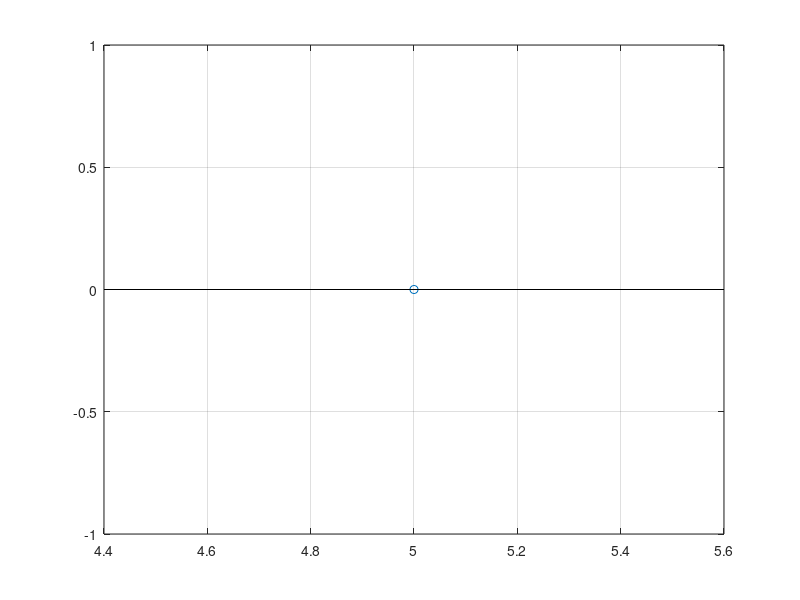

The MATLAB source for this figure:
close all;
clear;
clc;
x1=input('Enter lower limit: ');
x2=input('Enter upper limit: ');
x=x1:1:x2;
y=1.*[x==0];
stem(x,y);
grid on;